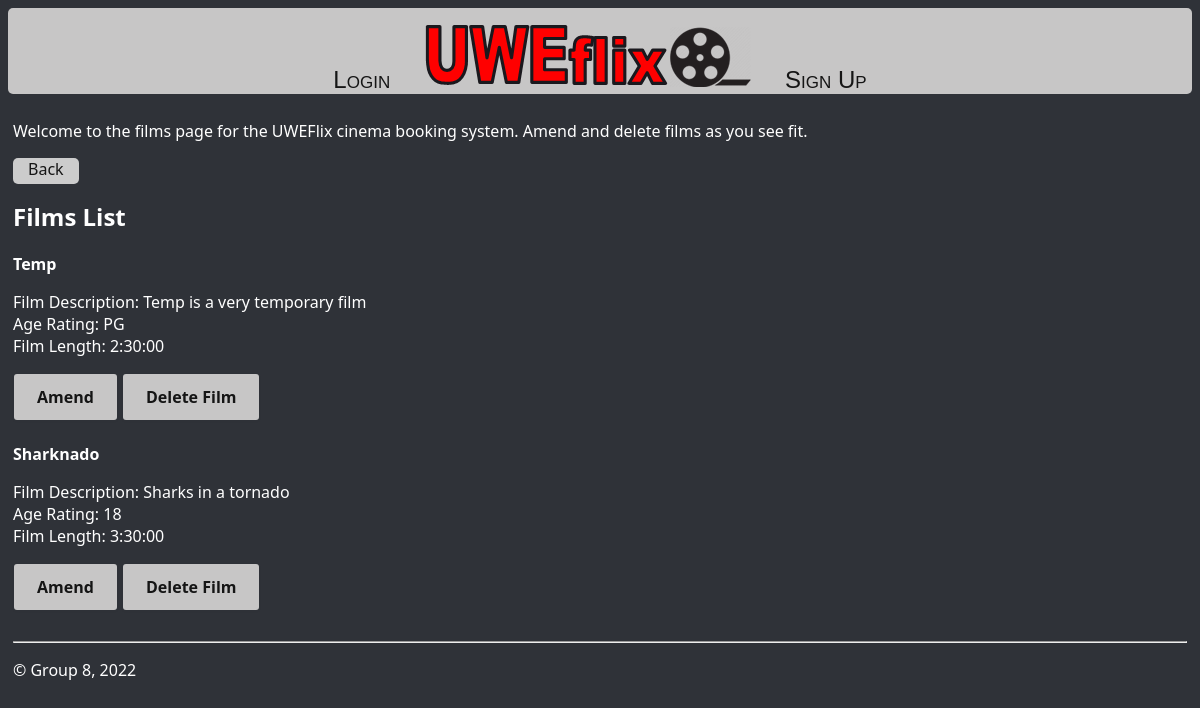
The app's page /allFilms/, older data.
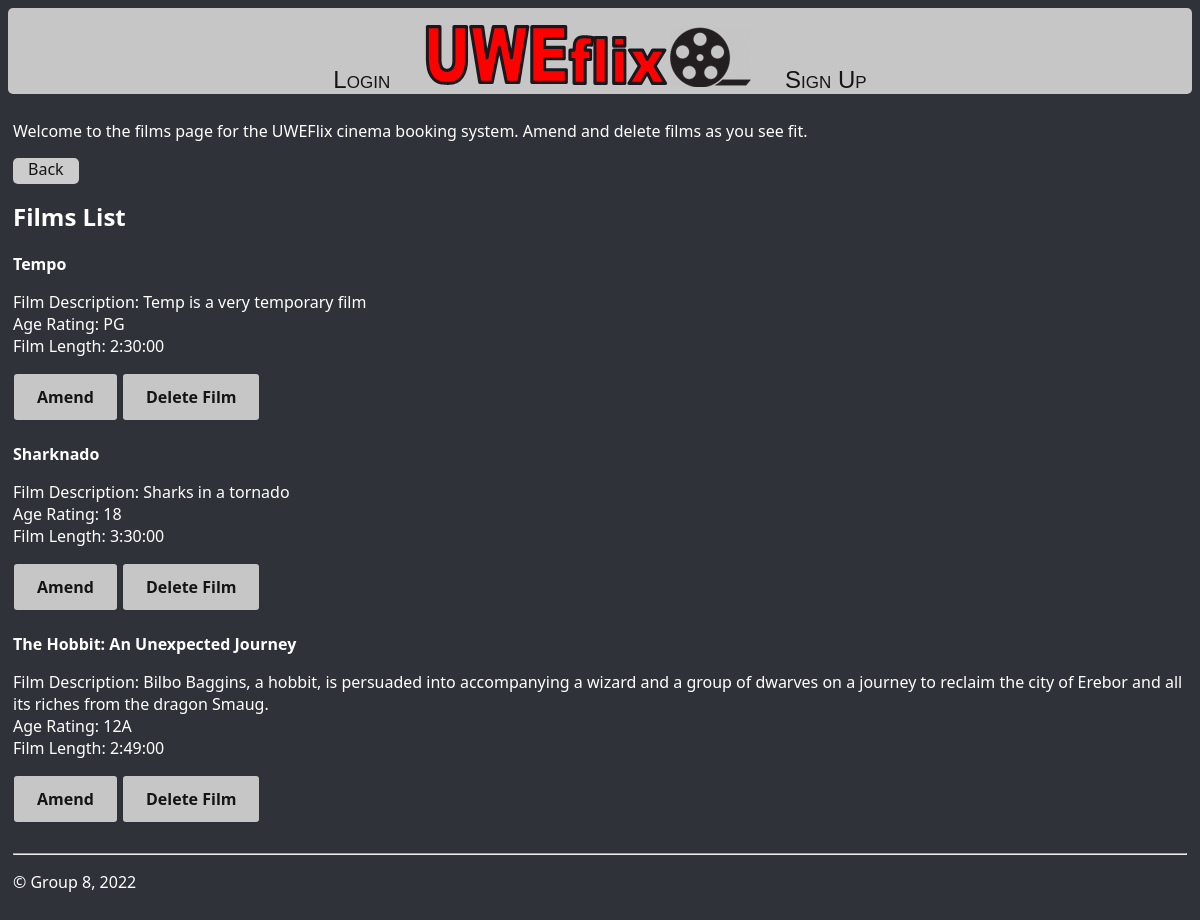
The same page, newer data.
### uweflix/models.py (models this page shows, shortened)
class Film(models.Model):
    id = models.UUIDField(primary_key=True, default=uuid.uuid4, editable=False, unique=True)
    title = models.CharField(max_length=50)
    description = models.CharField(max_length=250)
    age_rating =  models.CharField(max_length=3, choices=Age_rating_UK)
    duration = models.DurationField(max_length=8)

### uweflix/views.py (the view)
# urls.py: path("allFilms/", views.getAllFilms, name="addFilm"),
def getAllFilms(request):
    filmList = Film.objects.all()
    return render (request, 'uweflix/allFilms.html', {'filmList': filmList})

### uweflix/templates/uweflix/allFilms.html (shortened to what this page needs)
{% extends "uweflix/layout.html" %}
{% block content %}
    <p>Welcome to the films page for the UWEFlix cinema booking system. Amend and delete films as you see fit.</p>
    <a class = "nevermindButton" href="{% url 'cinemaAdmin' %}">Back</a>
    <h2>Films List</h2>
{% for film in filmList %}
    <div class="card">
        <div class="card-header">
            <strong>{{ film.title }}</strong>
        </div>
        <div class="card-body">
        <p class="card-text">
            Film Description:  {{ film.description }}
            <br>
            Age Rating:  {{ film.age_rating }}
            <br>
            Film Length:  {{ film.duration }}
            <br>
        </p>
        </div>
        <div class="card-footer text-muted">
            <a class="amendButtons" href="{% url 'amendFilm' film.id %}">Amend</a>
            <a class="deleteButtons" href="{% url 'deleteFilm' film.id %}">Delete Film</a>
        </div>
    </div>
    <br>
    {% endfor %}
{% endblock %}

Row changes from the older to the newer data that the page shows:
changed Film "Temp is a very temporary film": title "Temp" → "Tempo"
added Film: title "The Hobbit: An Unexpected Journey", description "Bilbo Baggins, a hobbit, is persuaded into accompanying a wizard and a group of dwarves on a journey to reclaim the city of Erebor and all its riches from the dragon Smaug.", age_rating "12A", duration "2:49:00"
